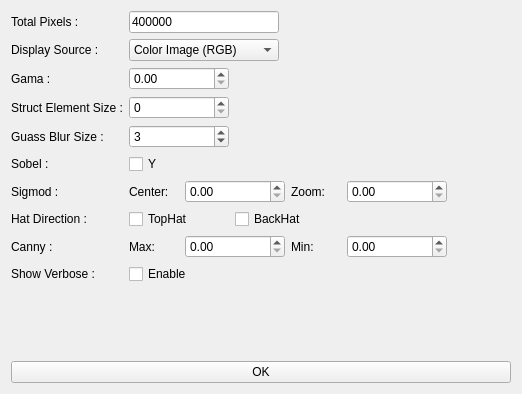
<?xml version="1.0" encoding="UTF-8"?>
<ui version="4.0">
 <class>PrepCtrlWidget</class>
 <widget class="QWidget" name="PrepCtrlWidget">
  <property name="windowModality">
   <enum>Qt::NonModal</enum>
  </property>
  <property name="geometry">
   <rect>
    <x>0</x>
    <y>0</y>
    <width>522</width>
    <height>394</height>
   </rect>
  </property>
  <property name="windowTitle">
   <string>Preprocess Control Panel</string>
  </property>
  <layout class="QVBoxLayout" name="verticalLayout">
   <item>
    <layout class="QFormLayout" name="paramsLayout">
     <property name="fieldGrowthPolicy">
      <enum>QFormLayout::ExpandingFieldsGrow</enum>
     </property>
     <item row="0" column="0">
      <widget class="QLabel" name="label_total_pixels">
       <property name="text">
        <string>Total Pixels :</string>
       </property>
      </widget>
     </item>
     <item row="0" column="1">
      <widget class="QLineEdit" name="linedit_total_pixels">
       <property name="sizePolicy">
        <sizepolicy hsizetype="Minimum" vsizetype="Fixed">
         <horstretch>0</horstretch>
         <verstretch>0</verstretch>
        </sizepolicy>
       </property>
       <property name="minimumSize">
        <size>
         <width>150</width>
         <height>0</height>
        </size>
       </property>
       <property name="text">
        <string>400000</string>
       </property>
      </widget>
     </item>
     <item row="1" column="0">
      <widget class="QLabel" name="label_display_source">
       <property name="text">
        <string>Display Source :</string>
       </property>
      </widget>
     </item>
     <item row="1" column="1">
      <widget class="QComboBox" name="combo_sources">
       <property name="sizePolicy">
        <sizepolicy hsizetype="Minimum" vsizetype="Fixed">
         <horstretch>0</horstretch>
         <verstretch>0</verstretch>
        </sizepolicy>
       </property>
       <property name="minimumSize">
        <size>
         <width>150</width>
         <height>0</height>
        </size>
       </property>
       <item>
        <property name="text">
         <string>Color Image (RGB)</string>
        </property>
       </item>
       <item>
        <property name="text">
         <string>Gray</string>
        </property>
       </item>
       <item>
        <property name="text">
         <string>Blue Channel</string>
        </property>
       </item>
       <item>
        <property name="text">
         <string>Red Channel</string>
        </property>
       </item>
       <item>
        <property name="text">
         <string>Green Channel</string>
        </property>
       </item>
      </widget>
     </item>
     <item row="2" column="0">
      <widget class="QLabel" name="label_gama">
       <property name="text">
        <string>Gama :</string>
       </property>
      </widget>
     </item>
     <item row="2" column="1">
      <widget class="QDoubleSpinBox" name="spinbox_gama">
       <property name="sizePolicy">
        <sizepolicy hsizetype="Minimum" vsizetype="Fixed">
         <horstretch>0</horstretch>
         <verstretch>0</verstretch>
        </sizepolicy>
       </property>
       <property name="minimumSize">
        <size>
         <width>100</width>
         <height>0</height>
        </size>
       </property>
       <property name="singleStep">
        <double>0.100000000000000</double>
       </property>
      </widget>
     </item>
     <item row="3" column="1">
      <widget class="QSpinBox" name="spinbox_struct_element_size">
       <property name="sizePolicy">
        <sizepolicy hsizetype="Minimum" vsizetype="Fixed">
         <horstretch>0</horstretch>
         <verstretch>0</verstretch>
        </sizepolicy>
       </property>
       <property name="minimumSize">
        <size>
         <width>100</width>
         <height>0</height>
        </size>
       </property>
       <property name="maximum">
        <number>1000</number>
       </property>
      </widget>
     </item>
     <item row="3" column="0">
      <widget class="QLabel" name="label_struct_element_size">
       <property name="text">
        <string>Struct Element Size :</string>
       </property>
      </widget>
     </item>
     <item row="4" column="0">
      <widget class="QLabel" name="label_guass_blur_size">
       <property name="text">
        <string>Guass Blur Size :</string>
       </property>
      </widget>
     </item>
     <item row="4" column="1">
      <widget class="QSpinBox" name="spinbox_guass_blur_size">
       <property name="sizePolicy">
        <sizepolicy hsizetype="Minimum" vsizetype="Fixed">
         <horstretch>0</horstretch>
         <verstretch>0</verstretch>
        </sizepolicy>
       </property>
       <property name="minimumSize">
        <size>
         <width>100</width>
         <height>0</height>
        </size>
       </property>
       <property name="maximum">
        <number>1000</number>
       </property>
       <property name="singleStep">
        <number>2</number>
       </property>
       <property name="value">
        <number>3</number>
       </property>
      </widget>
     </item>
     <item row="8" column="1">
      <layout class="QHBoxLayout" name="horizontalLayout">
       <property name="sizeConstraint">
        <enum>QLayout::SetMaximumSize</enum>
       </property>
       <item>
        <widget class="QLabel" name="label_canny_max">
         <property name="sizePolicy">
          <sizepolicy hsizetype="Fixed" vsizetype="Preferred">
           <horstretch>0</horstretch>
           <verstretch>0</verstretch>
          </sizepolicy>
         </property>
         <property name="minimumSize">
          <size>
           <width>50</width>
           <height>0</height>
          </size>
         </property>
         <property name="text">
          <string>Max:</string>
         </property>
         <property name="alignment">
          <set>Qt::AlignLeading|Qt::AlignLeft|Qt::AlignVCenter</set>
         </property>
        </widget>
       </item>
       <item>
        <widget class="QDoubleSpinBox" name="spinbox_canny_max">
         <property name="sizePolicy">
          <sizepolicy hsizetype="Minimum" vsizetype="Fixed">
           <horstretch>0</horstretch>
           <verstretch>0</verstretch>
          </sizepolicy>
         </property>
         <property name="minimumSize">
          <size>
           <width>100</width>
           <height>0</height>
          </size>
         </property>
         <property name="maximumSize">
          <size>
           <width>100</width>
           <height>16777215</height>
          </size>
         </property>
         <property name="maximum">
          <double>10.000000000000000</double>
         </property>
         <property name="singleStep">
          <double>0.100000000000000</double>
         </property>
        </widget>
       </item>
       <item>
        <widget class="QLabel" name="label_canny_min">
         <property name="sizePolicy">
          <sizepolicy hsizetype="Fixed" vsizetype="Preferred">
           <horstretch>0</horstretch>
           <verstretch>0</verstretch>
          </sizepolicy>
         </property>
         <property name="minimumSize">
          <size>
           <width>50</width>
           <height>0</height>
          </size>
         </property>
         <property name="text">
          <string>Min:</string>
         </property>
         <property name="alignment">
          <set>Qt::AlignLeading|Qt::AlignLeft|Qt::AlignVCenter</set>
         </property>
        </widget>
       </item>
       <item>
        <widget class="QDoubleSpinBox" name="spinbox_canny_min">
         <property name="sizePolicy">
          <sizepolicy hsizetype="Minimum" vsizetype="Fixed">
           <horstretch>0</horstretch>
           <verstretch>0</verstretch>
          </sizepolicy>
         </property>
         <property name="minimumSize">
          <size>
           <width>100</width>
           <height>0</height>
          </size>
         </property>
         <property name="maximumSize">
          <size>
           <width>100</width>
           <height>16777215</height>
          </size>
         </property>
         <property name="maximum">
          <double>10.000000000000000</double>
         </property>
         <property name="singleStep">
          <double>0.100000000000000</double>
         </property>
        </widget>
       </item>
      </layout>
     </item>
     <item row="8" column="0">
      <widget class="QLabel" name="label_canny">
       <property name="text">
        <string>Canny :</string>
       </property>
      </widget>
     </item>
     <item row="9" column="0">
      <widget class="QLabel" name="label_show_verbose">
       <property name="text">
        <string>Show Verbose :</string>
       </property>
      </widget>
     </item>
     <item row="9" column="1">
      <widget class="QCheckBox" name="checkbox_show_verbose">
       <property name="text">
        <string>Enable</string>
       </property>
       <property name="checked">
        <bool>false</bool>
       </property>
      </widget>
     </item>
     <item row="7" column="0">
      <widget class="QLabel" name="label_hat_direction">
       <property name="text">
        <string>Hat Direction :</string>
       </property>
      </widget>
     </item>
     <item row="7" column="1">
      <layout class="QHBoxLayout" name="layout_hat_options">
       <property name="sizeConstraint">
        <enum>QLayout::SetMaximumSize</enum>
       </property>
       <item>
        <widget class="QCheckBox" name="checkbox_top_hat">
         <property name="sizePolicy">
          <sizepolicy hsizetype="Preferred" vsizetype="Fixed">
           <horstretch>0</horstretch>
           <verstretch>0</verstretch>
          </sizepolicy>
         </property>
         <property name="minimumSize">
          <size>
           <width>100</width>
           <height>0</height>
          </size>
         </property>
         <property name="text">
          <string>TopHat</string>
         </property>
        </widget>
       </item>
       <item>
        <widget class="QCheckBox" name="checkbox_back_hat">
         <property name="sizePolicy">
          <sizepolicy hsizetype="Preferred" vsizetype="Fixed">
           <horstretch>0</horstretch>
           <verstretch>0</verstretch>
          </sizepolicy>
         </property>
         <property name="minimumSize">
          <size>
           <width>100</width>
           <height>0</height>
          </size>
         </property>
         <property name="text">
          <string>BackHat</string>
         </property>
        </widget>
       </item>
      </layout>
     </item>
     <item row="6" column="0">
      <widget class="QLabel" name="label_sigmod">
       <property name="text">
        <string>Sigmod :</string>
       </property>
      </widget>
     </item>
     <item row="6" column="1">
      <layout class="QHBoxLayout" name="horizontalLayout_copy">
       <property name="sizeConstraint">
        <enum>QLayout::SetMaximumSize</enum>
       </property>
       <item>
        <widget class="QLabel" name="label_sigmod_center">
         <property name="sizePolicy">
          <sizepolicy hsizetype="Fixed" vsizetype="Preferred">
           <horstretch>0</horstretch>
           <verstretch>0</verstretch>
          </sizepolicy>
         </property>
         <property name="minimumSize">
          <size>
           <width>50</width>
           <height>0</height>
          </size>
         </property>
         <property name="text">
          <string>Center:</string>
         </property>
         <property name="alignment">
          <set>Qt::AlignLeading|Qt::AlignLeft|Qt::AlignVCenter</set>
         </property>
        </widget>
       </item>
       <item>
        <widget class="QDoubleSpinBox" name="spinbox_sigmod_center">
         <property name="sizePolicy">
          <sizepolicy hsizetype="Minimum" vsizetype="Fixed">
           <horstretch>0</horstretch>
           <verstretch>0</verstretch>
          </sizepolicy>
         </property>
         <property name="minimumSize">
          <size>
           <width>100</width>
           <height>0</height>
          </size>
         </property>
         <property name="maximumSize">
          <size>
           <width>100</width>
           <height>16777215</height>
          </size>
         </property>
         <property name="maximum">
          <double>10.000000000000000</double>
         </property>
         <property name="singleStep">
          <double>0.100000000000000</double>
         </property>
        </widget>
       </item>
       <item>
        <widget class="QLabel" name="label_sigmod_zoom">
         <property name="sizePolicy">
          <sizepolicy hsizetype="Fixed" vsizetype="Preferred">
           <horstretch>0</horstretch>
           <verstretch>0</verstretch>
          </sizepolicy>
         </property>
         <property name="minimumSize">
          <size>
           <width>50</width>
           <height>0</height>
          </size>
         </property>
         <property name="text">
          <string>Zoom:</string>
         </property>
         <property name="alignment">
          <set>Qt::AlignLeading|Qt::AlignLeft|Qt::AlignVCenter</set>
         </property>
        </widget>
       </item>
       <item>
        <widget class="QDoubleSpinBox" name="spinbox_sigmod_zoom">
         <property name="sizePolicy">
          <sizepolicy hsizetype="Minimum" vsizetype="Fixed">
           <horstretch>0</horstretch>
           <verstretch>0</verstretch>
          </sizepolicy>
         </property>
         <property name="minimumSize">
          <size>
           <width>100</width>
           <height>0</height>
          </size>
         </property>
         <property name="maximumSize">
          <size>
           <width>100</width>
           <height>16777215</height>
          </size>
         </property>
         <property name="maximum">
          <double>10.000000000000000</double>
         </property>
        </widget>
       </item>
      </layout>
     </item>
     <item row="5" column="0">
      <widget class="QLabel" name="label_sobel">
       <property name="text">
        <string>Sobel :</string>
       </property>
      </widget>
     </item>
     <item row="5" column="1">
      <widget class="QCheckBox" name="checkbox_sobel_y">
       <property name="text">
        <string>Y</string>
       </property>
      </widget>
     </item>
    </layout>
   </item>
   <item>
    <widget class="QPushButton" name="btn_ok">
     <property name="text">
      <string>OK</string>
     </property>
    </widget>
   </item>
  </layout>
 </widget>
 <resources/>
 <connections/>
</ui>
